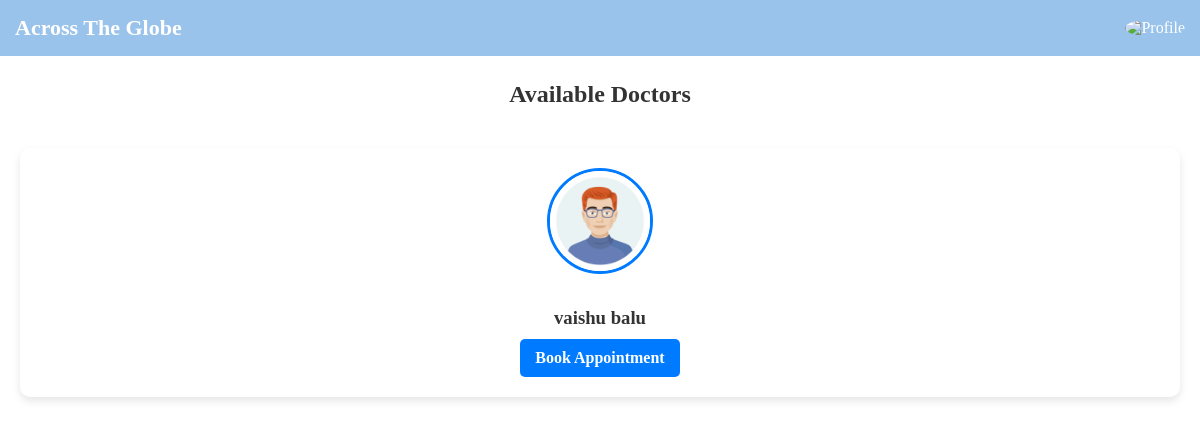
/doctors/ (signed in), run on an earlier commit of the app's database.
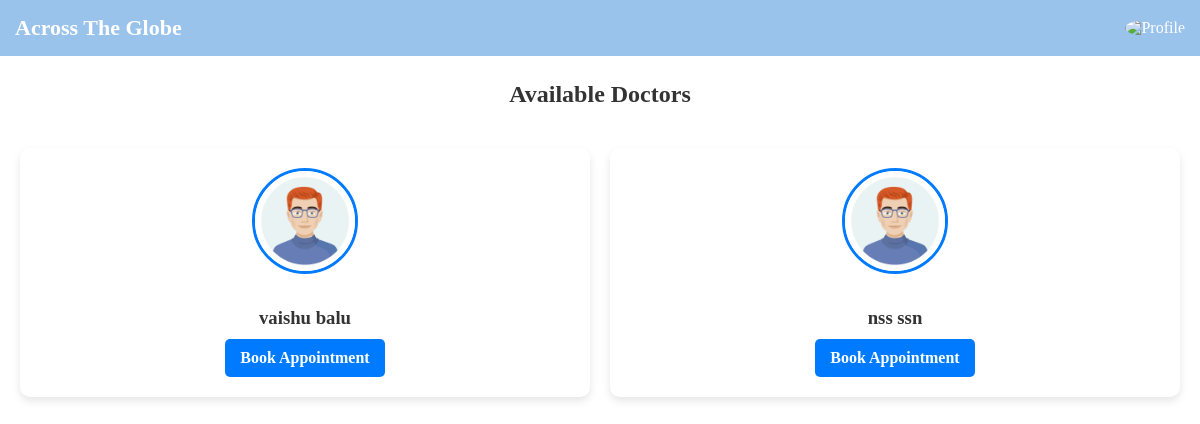
And on a later commit of the database.
### accounts/models.py (models this page shows, shortened)
class CustomUser(AbstractUser):
    USER_TYPE_CHOICES = (
        ('patient', 'Patient'),
        ('doctor', 'Doctor'),
    )
    user_type = models.CharField(max_length=10, choices=USER_TYPE_CHOICES)
    profile_picture = models.ImageField(upload_to="profile_pics/", blank=True, null=True)
    address_line1 = models.CharField(max_length=255)
    city = models.CharField(max_length=100)
    state = models.CharField(max_length=100)
    pincode = models.CharField(max_length=10)

### accounts/views.py (the view)
# urls.py: path("doctors/", list_doctors, name="list_doctors"),
@login_required
def list_doctors(request):
    doctors = CustomUser.objects.filter(user_type="doctor")  # Assuming `user_type` field exists
    return render(request, "list_doctors.html", {"doctors": doctors})

### templates/list_doctors.html (shortened to what this page needs)
{% extends "profile.html" %}
{% block content %}
<h2 style="text-align: center; margin-bottom: 20px; color: #333;">Available Doctors</h2>
<div class="doctor-container">
    {% for doctor in doctors %}
    <div class="doctor-card">
        <img src="{{ doctor.profile_picture.url }}" alt="Doctor's Profile" class="doctor-img">
        <h3>{{ doctor.get_full_name }}</h3>
        <a href="{% url 'book_appointment' doctor.id %}" class="btn">Book Appointment</a>
    </div>
    {% empty %}
    <p class="no-doctors">No doctors available.</p>
    {% endfor %}
</div>
{% endblock %}

### templates/profile.html (shortened to what this page needs)
<!DOCTYPE html>
<html lang="en">
<head>
</head>
<body>
    <header class="header">
        <div class="logo">Across The Globe</div>
        <div class="profile">
            <img src="https://th.bing.com/th/id/OIP.yeUOBcuzfa3yTo1uVdQ1rAHaHa?rs=1&pid=ImgDetMain"
                 alt="Profile" class="profile-icon" onclick="toggleDropdown()">
        </div>
    </header>
    {% block content %}
    {% endblock %}
</body>
</html>

### templates/profile.html (style rules this page uses)
body { margin: 0px; padding: 0px; }
.header { display: flex; justify-content: space-between; align-items: center; background-color: #9ac3ec; color: white; padding: 15px 15px; margin-bottom: 25px; }
.logo { font-size: 22px; font-weight: bold; }
.profile-icon { width: 40px; height: 40px; border-radius: 50%; cursor: pointer; }

### templates/list_doctors.html (style rules this page uses)
.doctor-container { display: grid; grid-template-columns: repeat(auto-fit, minmax(250px, 1fr)); gap: 20px; justify-content: center; padding: 20px; }
.doctor-card { background: #fff; padding: 20px; border-radius: 10px; box-shadow: 0 4px 8px rgba(0, 0, 0, 0.1); text-align: center; transition: transform 0.3s ease-in-out; }
.doctor-img { width: 100px; height: 100px; border-radius: 50%; object-fit: cover; margin-bottom: 10px; border: 3px solid #007bff; }
h3 { color: #333; margin-bottom: 10px; }
.btn { display: inline-block; background: #007bff; color: white; padding: 10px 15px; text-decoration: none; border-radius: 5px; font-weight: bold; transition: background 0.3s ease; }

What changed in the data, as far as the page shows it:
added CustomUser: profile_picture (picture), get_full_name "nss ssn"
